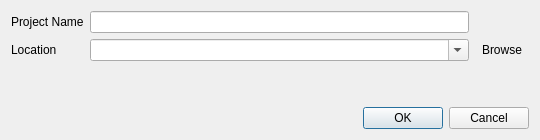
<?xml version="1.0" encoding="UTF-8"?>
<ui version="4.0">
 <class>Dialog</class>
 <widget class="QDialog" name="Dialog">
  <property name="geometry">
   <rect>
    <x>0</x>
    <y>0</y>
    <width>540</width>
    <height>140</height>
   </rect>
  </property>
  <property name="windowTitle">
   <string>Create new project</string>
  </property>
  <layout class="QGridLayout" name="gridLayout">
   <item row="1" column="0">
    <widget class="QLabel" name="label_2">
     <property name="text">
      <string>Location</string>
     </property>
    </widget>
   </item>
   <item row="0" column="0">
    <widget class="QLabel" name="label_3">
     <property name="text">
      <string>Project Name</string>
     </property>
    </widget>
   </item>
   <item row="0" column="1">
    <widget class="QLineEdit" name="lineedit_project_name">
     <property name="text">
      <string/>
     </property>
    </widget>
   </item>
   <item row="1" column="2">
    <widget class="QToolButton" name="toolbutton_browse">
     <property name="text">
      <string>Browse</string>
     </property>
     <property name="autoRaise">
      <bool>true</bool>
     </property>
    </widget>
   </item>
   <item row="3" column="0" colspan="3">
    <widget class="QLabel" name="label_full_path">
     <property name="enabled">
      <bool>false</bool>
     </property>
     <property name="sizePolicy">
      <sizepolicy hsizetype="MinimumExpanding" vsizetype="Preferred">
       <horstretch>0</horstretch>
       <verstretch>0</verstretch>
      </sizepolicy>
     </property>
     <property name="text">
      <string/>
     </property>
     <property name="alignment">
      <set>Qt::AlignRight|Qt::AlignTrailing|Qt::AlignVCenter</set>
     </property>
     <property name="wordWrap">
      <bool>false</bool>
     </property>
     <property name="textInteractionFlags">
      <set>Qt::LinksAccessibleByMouse|Qt::TextSelectableByMouse</set>
     </property>
    </widget>
   </item>
   <item row="4" column="0" colspan="3">
    <widget class="QDialogButtonBox" name="buttonBox">
     <property name="orientation">
      <enum>Qt::Horizontal</enum>
     </property>
     <property name="standardButtons">
      <set>QDialogButtonBox::Cancel|QDialogButtonBox::Ok</set>
     </property>
    </widget>
   </item>
   <item row="1" column="1">
    <widget class="QComboBox" name="combobox_location">
     <property name="editable">
      <bool>true</bool>
     </property>
    </widget>
   </item>
  </layout>
 </widget>
 <resources/>
 <connections>
  <connection>
   <sender>buttonBox</sender>
   <signal>accepted()</signal>
   <receiver>Dialog</receiver>
   <slot>accept()</slot>
   <hints>
    <hint type="sourcelabel">
     <x>248</x>
     <y>254</y>
    </hint>
    <hint type="destinationlabel">
     <x>157</x>
     <y>274</y>
    </hint>
   </hints>
  </connection>
  <connection>
   <sender>buttonBox</sender>
   <signal>rejected()</signal>
   <receiver>Dialog</receiver>
   <slot>reject()</slot>
   <hints>
    <hint type="sourcelabel">
     <x>316</x>
     <y>260</y>
    </hint>
    <hint type="destinationlabel">
     <x>286</x>
     <y>274</y>
    </hint>
   </hints>
  </connection>
 </connections>
</ui>
